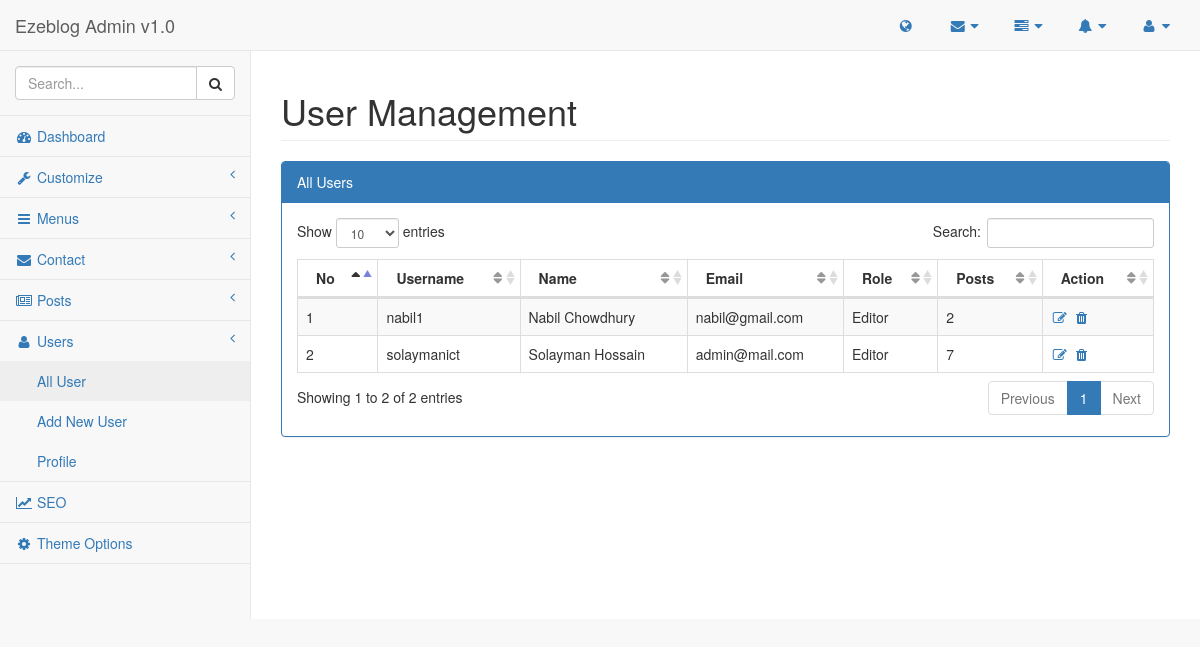
The page /admin/pages/users.php (signed in) on the database as committed earlier.
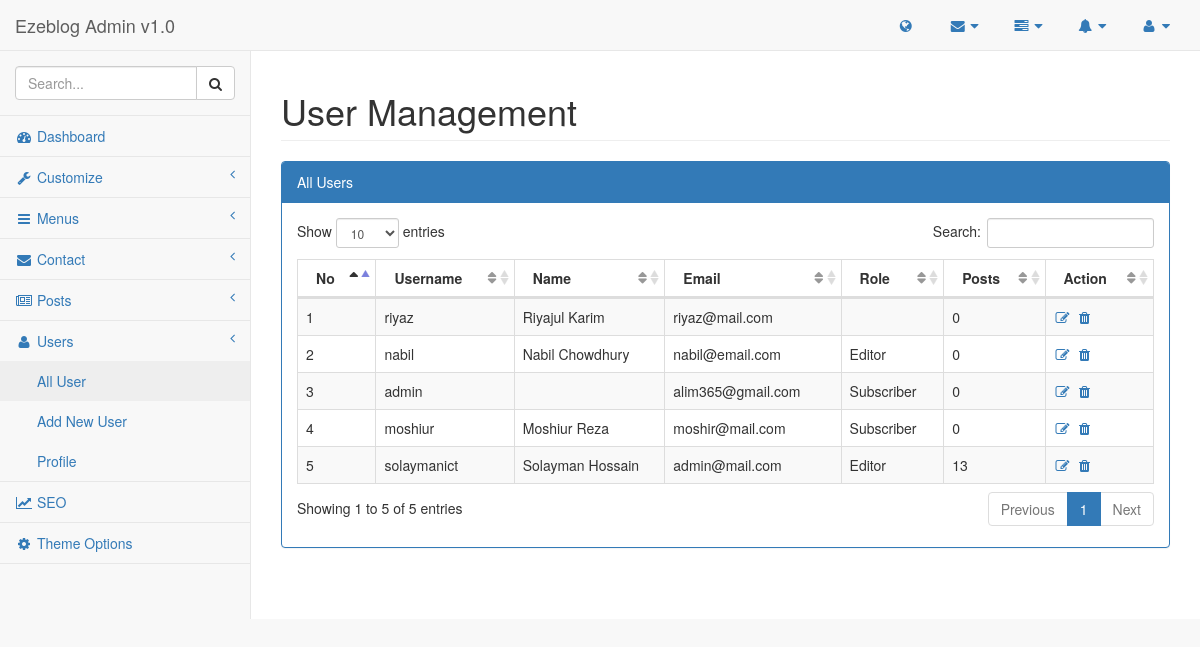
The same page on the database as committed later.
### tables this page shows
CREATE TABLE `list_user` (
  `id` int(11) NOT NULL,
  `firstname` varchar(255) NOT NULL,
  `lastname` varchar(255) NOT NULL,
  `username` varchar(255) NOT NULL,
  `photo` varchar(255) NOT NULL,
  `email` varchar(255) NOT NULL,
  `details` text NOT NULL,
  `password` varchar(255) NOT NULL,
  `birth` date NOT NULL,
  `website` varchar(255) NOT NULL,
  `role` int(11) NOT NULL DEFAULT '4',
  `created_at` timestamp NOT NULL DEFAULT CURRENT_TIMESTAMP
);

### lib/session.php (called while the page is built, shortened)
<?php
class Session{
        public static function get($key){
            if(isset($_SESSION['$key'])){
                return $_SESSION['$key'];
            }else{
                return false;
            }
        }
    }
?>

### lib/database.php (called while the page is built, shortened)
<?php
Class Database{
    public $host   = DB_HOST;
    public $user   = DB_USER;
    public $pass   = DB_PASS;
    public $name   = DB_NAME;
    public $link;
    private function connectDB(){
        $this->link = new mysqli($this->host, $this->user, $this->pass, $this->name);
    }
    public function select($query){
        $result = $this->link->query($query) or die($this->link->error.__LINE__);
        if($result->num_rows > 0){
            return $result;
        } else {
            return false;
        }
    }
}
?>

### admin/pages/users.php (the view, shortened to what this page needs)
<?php include '../inc/header.php'; ?>
<?php include '../inc/sidebar.php'; ?>
<div id="page-wrapper">
    <div class="row">
        <div class="col-lg-12">
            <h1 class="page-header">User Management</h1>
        </div>
    </div>
    <div class="row">
        <div class="col-lg-12">
            <div class="panel panel-primary">
                <div class="panel-heading">
                    All Users
                </div>
                <div class="panel-body">
                    <table width="100%" class="table table-striped table-bordered table-hover" id="dataTables-subscribe">
                        <thead>
                        <tr>
                            <th>No</th>
                            <th>Username</th>
                            <th>Name</th>
                            <th>Email</th>
                            <th>Role</th>
                            <th>Posts</th>
                            <th>Action</th>
                        </tr>
                        </thead>
                        <tbody>
                        <?php
                            $query = "SELECT * FROM list_user ORDER BY id DESC";
                            $users = $database->select($query);
                            if($users){
                                $i = 0;
                                while($result = $users->fetch_assoc()){
                                    $i++
                                    ?>
                                    <tr class="odd gradeX">
                                        <td><?php echo $i; ?></td>
                                        <td  class="center"><?php echo $result['username']; ?></td>
                                        <td  class="text-capitalize"><?php echo $result['firstname'] . ' ' . $result['lastname']; ?></td>
                                        <td  class="center"><?php echo $result['email']; ?></td>
                                        <td>
                                            <?php
                                                if($result['role'] == 0){
                                                        echo "Admin";
                                                    }elseif($result['role'] == 1){
                                                        echo "Editor";
                                                    }elseif($result['role'] == 2){
                                                        echo "Author";
                                                    }elseif($result['role'] == 3){
                                                        echo "Subscriber";
                                                }
                                            ?>
                                        </td>
                                        <td>
                                            <?php
                                                $userid = $result['id'];
                                                $query = "SELECT * FROM list_posts WHERE author = '$userid' ";
                                                $postcount = $database->select($query);
                                                if($postcount){
                                                    $count = mysqli_num_rows($postcount);
                                                    echo $count;
                                                }else{
                                                    echo 0;
                                                }
                                            ?>
                                        </td>
                                        <td  class="center"><a href="editpost.php?edit=<?php echo $result['id']; ?>"><i class="fa fa-edit  fa-fw"></i></a>  <a onclick="return confirm('Are you sure?')" href="?delete=<?php echo $result['id']; ?>"><i class="fa fa-trash  fa-fw"></i></a>  </td>
                                    </tr>
                                    <?php
                                }
                            }
                        ?>
                        </tbody>
                    </table>
                </div>
            </div>
        </div>
    </div>
</div>
<?php include '../inc/footer.php'; ?>

### admin/inc/header.php (shortened to what this page needs)
<?php include '../../lib/session.php'; ?>
<?php include '../../lib/database.php'; ?>
<?php
    $database = new Database();
?>
<!DOCTYPE html>
<html lang="en">
<head>
    <link href="../vendor/bootstrap/css/bootstrap.min.css" rel="stylesheet">
    <link href="../vendor/jquery-ui/jquery-ui.css" rel="stylesheet">
    <link href="../vendor/metisMenu/metisMenu.min.css" rel="stylesheet">
    <link href="../dist/css/sb-admin-2.css" rel="stylesheet">
    <link href="../dist/css/custom.css" rel="stylesheet">
    <link href="../vendor/datatables-plugins/dataTables.bootstrap.css" rel="stylesheet">
    <link href="../vendor/datatables-responsive/dataTables.responsive.css" rel="stylesheet">
    <link href="../vendor/morrisjs/morris.css" rel="stylesheet">
    <link href="../vendor/summernote/summernote-bs4.css" rel="stylesheet">
    <link href="../vendor/font-awesome/css/font-awesome.min.css" rel="stylesheet" type="text/css">
</head>
<body>
<div id="wrapper">
    <nav class="navbar navbar-default navbar-static-top" role="navigation" style="margin-bottom: 0">
        <div class="navbar-header">
            <a class="navbar-brand" href="index.php">Ezeblog Admin v1.0</a>
        </div>
        <ul class="nav navbar-top-links navbar-right">
            <li>
                <a href="<?php echo SITE_URL; ?>" target="_blank"><i class="fa fa-globe fa-fw"></i></a>
            </li>
            <li class="dropdown">
                <a class="dropdown-toggle" data-toggle="dropdown" href="#">
                    <i class="fa fa-envelope fa-fw"></i> <i class="fa fa-caret-down"></i>
                </a>
            </li>
            <li class="dropdown">
                <a class="dropdown-toggle" data-toggle="dropdown" href="#">
                    <i class="fa fa-tasks fa-fw"></i> <i class="fa fa-caret-down"></i>
                </a>
            </li>
            <li class="dropdown">
                <a class="dropdown-toggle" data-toggle="dropdown" href="#">
                    <i class="fa fa-bell fa-fw"></i> <i class="fa fa-caret-down"></i>
                </a>
            </li>
            <li class="dropdown">
                <a class="dropdown-toggle" data-toggle="dropdown" href="#">
                    <i class="fa fa-user fa-fw"></i> <i class="fa fa-caret-down"></i>
                </a>
            </li>
        </ul>

### admin/inc/sidebar.php (shortened to what this page needs)
<div class="navbar-default sidebar" role="navigation">
    <div class="sidebar-nav navbar-collapse">
        <ul class="nav" id="side-menu">
            <li class="sidebar-search">
                <div class="input-group custom-search-form">
                    <input type="text" class="form-control" placeholder="Search...">
                    <span class="input-group-btn">
                                <button class="btn btn-default" type="button">
                                    <i class="fa fa-search"></i>
                                </button>
                            </span>
                </div>
            </li>
            <li>
                <a href="index.php"><i class="fa fa-dashboard fa-fw"></i> Dashboard</a>
            </li>
            <?php if(Session::get('userRole') == '1'){ ?>
            <li>
                <a href="#"><i class="fa fa-wrench fa-fw"></i> Customize<span class="fa arrow"></span></a>
            </li>
            <li>
                <a href="#"><i class="fa fa-bars fa-fw"></i> Menus<span class="fa arrow"></span></a>
            </li>
            <li>
                <a href="#"><i class="fa fa-envelope fa-fw"></i> Contact<span class="fa arrow"></span></a>
            </li>
            <?php } ?>
            <li>
                <a href="#"><i class="fa fa-newspaper-o fa-fw"></i> Posts<span class="fa arrow"></span></a>
            </li>
            <li>
                <a href="#"><i class="fa fa-user fa-fw"></i> Users<span class="fa arrow"></span></a>
                <ul class="nav nav-second-level">
                    <?php if(Session::get('userRole') == '1'){ ?>
                    <li>
                        <a href="users.php">All User</a>
                    </li>
                    <li>
                        <a href="adduser.php">Add New User</a>
                    </li>
                    <?php } ?>
                    <li>
                        <a href="profile.php">Profile</a>
                    </li>
                </ul>
            </li>
            <li>
                <a href="seo.php"><i class="fa fa-line-chart fa-fw"></i> SEO</a>
            </li>
            <li>
                <a href="theme.php"><i class="fa fa-cog fa-fw"></i> Theme Options</a>
            </li>
        </ul>
    </div>
</div>
</nav>

### admin/inc/footer.php (shortened to what this page needs)
</div>
</body>
</html>

Rows that differ between the two databases and show on the page:
removed list_user: username "nabil1", firstname "Nabil", lastname "Chowdhury", email "nabil@gmail.com", role "Editor", count "2"
added list_user: username "riyaz", firstname "Riyajul", lastname "Karim", email "riyaz@mail.com", shows "0"
added list_user: username "nabil", firstname "Nabil", lastname "Chowdhury", email "nabil@email.com", role "Editor", shows "0"
added list_user: username "admin", email "alim365@gmail.com", role "Subscriber", shows "0"
added list_user: username "moshiur", firstname "Moshiur", lastname "Reza", email "moshir@mail.com", role "Subscriber", shows "0"
changed list_user "solaymanict": count "7" → "13"
Other text that changed with them:
text written by a page script: "Show entries Search: Showing 1 to 2 of 2 entries Previous 1 Next" → "Show entries Search: Showing 1 to 5 of 5 entries Previous 1 Next"
